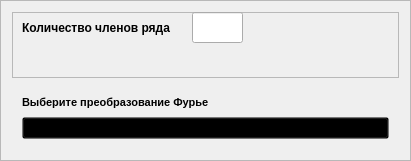
                    <widget class="QFrame" name="frame_19">
                     <property name="geometry">
                      <rect>
                       <x>20</x>
                       <y>10</y>
                       <width>411</width>
                       <height>161</height>
                      </rect>
                     </property>
                     <property name="frameShape">
                      <enum>QFrame::StyledPanel</enum>
                     </property>
                     <property name="frameShadow">
                      <enum>QFrame::Raised</enum>
                     </property>
                     <layout class="QVBoxLayout" name="verticalLayout_16">
                      <item>
                       <widget class="QFrame" name="frame_20">
                        <property name="frameShape">
                         <enum>QFrame::StyledPanel</enum>
                        </property>
                        <property name="frameShadow">
                         <enum>QFrame::Raised</enum>
                        </property>
                        <widget class="QLabel" name="label_17">
                         <property name="geometry">
                          <rect>
                           <x>10</x>
                           <y>0</y>
                           <width>160</width>
                           <height>31</height>
                          </rect>
                         </property>
                         <property name="font">
                          <font>
                           <family>Segoe UI</family>
                           <weight>75</weight>
                           <bold>true</bold>
                          </font>
                         </property>
                         <property name="styleSheet">
                          <string notr="true">color: rgb(0, 0, 0);</string>
                         </property>
                         <property name="text">
                          <string>Количество членов ряда</string>
                         </property>
                        </widget>
                        <widget class="QLineEdit" name="lineEdit_15">
                         <property name="geometry">
                          <rect>
                           <x>180</x>
                           <y>0</y>
                           <width>51</width>
                           <height>31</height>
                          </rect>
                         </property>
                         <property name="styleSheet">
                          <string notr="true">color: rgb(0, 0, 0);</string>
                         </property>
                        </widget>
                       </widget>
                      </item>
                      <item>
                       <widget class="QFrame" name="frame_21">
                        <property name="palette">
                         <palette>
                          <active>
                           <colorrole role="WindowText">
                            <brush brushstyle="SolidPattern">
                             <color alpha="255">
                              <red>210</red>
                              <green>210</green>
                              <blue>210</blue>
                             </color>
                            </brush>
                           </colorrole>
                           <colorrole role="Button">
                            <brush brushstyle="SolidPattern">
                             <color alpha="0">
                              <red>0</red>
                              <green>0</green>
                              <blue>0</blue>
                             </color>
                            </brush>
                           </colorrole>
                           <colorrole role="Text">
                            <brush brushstyle="SolidPattern">
                             <color alpha="255">
                              <red>210</red>
                              <green>210</green>
                              <blue>210</blue>
                             </color>
                            </brush>
                           </colorrole>
                           <colorrole role="ButtonText">
                            <brush brushstyle="SolidPattern">
                             <color alpha="255">
                              <red>210</red>
                              <green>210</green>
                              <blue>210</blue>
                             </color>
                            </brush>
                           </colorrole>
                           <colorrole role="Base">
                            <brush brushstyle="SolidPattern">
                             <color alpha="0">
                              <red>0</red>
                              <green>0</green>
                              <blue>0</blue>
                             </color>
                            </brush>
                           </colorrole>
                           <colorrole role="Window">
                            <brush brushstyle="SolidPattern">
                             <color alpha="0">
                              <red>0</red>
                              <green>0</green>
                              <blue>0</blue>
                             </color>
                            </brush>
                           </colorrole>
                          </active>
                          <inactive>
                           <colorrole role="WindowText">
                            <brush brushstyle="SolidPattern">
                             <color alpha="255">
                              <red>210</red>
                              <green>210</green>
                              <blue>210</blue>
                             </color>
                            </brush>
                           </colorrole>
                           <colorrole role="Button">
                            <brush brushstyle="SolidPattern">
                             <color alpha="0">
                              <red>0</red>
                              <green>0</green>
                              <blue>0</blue>
                             </color>
                            </brush>
                           </colorrole>
                           <colorrole role="Text">
                            <brush brushstyle="SolidPattern">
                             <color alpha="255">
                              <red>210</red>
                              <green>210</green>
                              <blue>210</blue>
                             </color>
                            </brush>
                           </colorrole>
                           <colorrole role="ButtonText">
                            <brush brushstyle="SolidPattern">
                             <color alpha="255">
                              <red>210</red>
                              <green>210</green>
                              <blue>210</blue>
                             </color>
                            </brush>
                           </colorrole>
                           <colorrole role="Base">
                            <brush brushstyle="SolidPattern">
                             <color alpha="0">
                              <red>0</red>
                              <green>0</green>
                              <blue>0</blue>
                             </color>
                            </brush>
                           </colorrole>
                           <colorrole role="Window">
                            <brush brushstyle="SolidPattern">
                             <color alpha="0">
                              <red>0</red>
                              <green>0</green>
                              <blue>0</blue>
                             </color>
                            </brush>
                           </colorrole>
                          </inactive>
                          <disabled>
                           <colorrole role="WindowText">
                            <brush brushstyle="SolidPattern">
                             <color alpha="255">
                              <red>210</red>
                              <green>210</green>
                              <blue>210</blue>
                             </color>
                            </brush>
                           </colorrole>
                           <colorrole role="Button">
                            <brush brushstyle="SolidPattern">
                             <color alpha="0">
                              <red>0</red>
                              <green>0</green>
                              <blue>0</blue>
                             </color>
                            </brush>
                           </colorrole>
                           <colorrole role="Text">
                            <brush brushstyle="SolidPattern">
                             <color alpha="255">
                              <red>210</red>
                              <green>210</green>
                              <blue>210</blue>
                             </color>
                            </brush>
                           </colorrole>
                           <colorrole role="ButtonText">
                            <brush brushstyle="SolidPattern">
                             <color alpha="255">
                              <red>210</red>
                              <green>210</green>
                              <blue>210</blue>
                             </color>
                            </brush>
                           </colorrole>
                           <colorrole role="Base">
                            <brush brushstyle="SolidPattern">
                             <color alpha="0">
                              <red>0</red>
                              <green>0</green>
                              <blue>0</blue>
                             </color>
                            </brush>
                           </colorrole>
                           <colorrole role="Window">
                            <brush brushstyle="SolidPattern">
                             <color alpha="0">
                              <red>0</red>
                              <green>0</green>
                              <blue>0</blue>
                             </color>
                            </brush>
                           </colorrole>
                          </disabled>
                         </palette>
                        </property>
                        <property name="frameShape">
                         <enum>QFrame::StyledPanel</enum>
                        </property>
                        <property name="frameShadow">
                         <enum>QFrame::Raised</enum>
                        </property>
                        <layout class="QVBoxLayout" name="verticalLayout_17">
                         <item>
                          <widget class="QLabel" name="label_18">
                           <property name="font">
                            <font>
                             <family>Segoe UI</family>
                             <pointsize>8</pointsize>
                             <weight>75</weight>
                             <italic>false</italic>
                             <bold>true</bold>
                            </font>
                           </property>
                           <property name="styleSheet">
                            <string notr="true">color: rgb(0, 0, 0);</string>
                           </property>
                           <property name="text">
                            <string>Выберите преобразование Фурье</string>
                           </property>
                          </widget>
                         </item>
                         <item>
                          <widget class="QComboBox" name="comboBox_choiceModel">
                           <property name="palette">
                            <palette>
                             <active>
                              <colorrole role="WindowText">
                               <brush brushstyle="SolidPattern">
                                <color alpha="255">
                                 <red>0</red>
                                 <green>0</green>
                                 <blue>0</blue>
                                </color>
                               </brush>
                              </colorrole>
                              <colorrole role="Button">
                               <brush brushstyle="SolidPattern">
                                <color alpha="0">
                                 <red>0</red>
                                 <green>0</green>
                                 <blue>0</blue>
                                </color>
                               </brush>
                              </colorrole>
                              <colorrole role="Text">
                               <brush brushstyle="SolidPattern">
                                <color alpha="255">
                                 <red>0</red>
                                 <green>0</green>
                                 <blue>0</blue>
                                </color>
                               </brush>
                              </colorrole>
                              <colorrole role="ButtonText">
                               <brush brushstyle="SolidPattern">
                                <color alpha="255">
                                 <red>0</red>
                                 <green>0</green>
                                 <blue>0</blue>
                                </color>
                               </brush>
                              </colorrole>
                              <colorrole role="Base">
                               <brush brushstyle="SolidPattern">
                                <color alpha="0">
                                 <red>0</red>
                                 <green>0</green>
                                 <blue>0</blue>
                                </color>
                               </brush>
                              </colorrole>
                              <colorrole role="Window">
                               <brush brushstyle="SolidPattern">
                                <color alpha="0">
                                 <red>0</red>
                                 <green>0</green>
                                 <blue>0</blue>
                                </color>
                               </brush>
                              </colorrole>
                              <colorrole role="HighlightedText">
                               <brush brushstyle="SolidPattern">
                                <color alpha="255">
                                 <red>243</red>
                                 <green>243</green>
                                 <blue>243</blue>
                                </color>
                               </brush>
                              </colorrole>
                             </active>
                             <inactive>
                              <colorrole role="WindowText">
                               <brush brushstyle="SolidPattern">
                                <color alpha="255">
                                 <red>0</red>
                                 <green>0</green>
                                 <blue>0</blue>
                                </color>
                               </brush>
                              </colorrole>
                              <colorrole role="Button">
                               <brush brushstyle="SolidPattern">
                                <color alpha="0">
                                 <red>0</red>
                                 <green>0</green>
                                 <blue>0</blue>
                                </color>
                               </brush>
                              </colorrole>
                              <colorrole role="Text">
                               <brush brushstyle="SolidPattern">
                                <color alpha="255">
                                 <red>0</red>
                                 <green>0</green>
                                 <blue>0</blue>
                                </color>
                               </brush>
                              </colorrole>
                              <colorrole role="ButtonText">
                               <brush brushstyle="SolidPattern">
                                <color alpha="255">
                                 <red>0</red>
                                 <green>0</green>
                                 <blue>0</blue>
                                </color>
                               </brush>
                              </colorrole>
                              <colorrole role="Base">
                               <brush brushstyle="SolidPattern">
                                <color alpha="0">
                                 <red>0</red>
                                 <green>0</green>
                                 <blue>0</blue>
                                </color>
                               </brush>
                              </colorrole>
                              <colorrole role="Window">
                               <brush brushstyle="SolidPattern">
                                <color alpha="0">
                                 <red>0</red>
                                 <green>0</green>
                                 <blue>0</blue>
                                </color>
                               </brush>
                              </colorrole>
                              <colorrole role="HighlightedText">
                               <brush brushstyle="SolidPattern">
                                <color alpha="255">
                                 <red>243</red>
                                 <green>243</green>
                                 <blue>243</blue>
                                </color>
                               </brush>
                              </colorrole>
                             </inactive>
                             <disabled>
                              <colorrole role="WindowText">
                               <brush brushstyle="SolidPattern">
                                <color alpha="255">
                                 <red>0</red>
                                 <green>0</green>
                                 <blue>0</blue>
                                </color>
                               </brush>
                              </colorrole>
                              <colorrole role="Button">
                               <brush brushstyle="SolidPattern">
                                <color alpha="0">
                                 <red>0</red>
                                 <green>0</green>
                                 <blue>0</blue>
                                </color>
                               </brush>
                              </colorrole>
                              <colorrole role="Text">
                               <brush brushstyle="SolidPattern">
                                <color alpha="255">
                                 <red>0</red>
                                 <green>0</green>
                                 <blue>0</blue>
                                </color>
                               </brush>
                              </colorrole>
                              <colorrole role="ButtonText">
                               <brush brushstyle="SolidPattern">
                                <color alpha="255">
                                 <red>0</red>
                                 <green>0</green>
                                 <blue>0</blue>
                                </color>
                               </brush>
                              </colorrole>
                              <colorrole role="Base">
                               <brush brushstyle="SolidPattern">
                                <color alpha="0">
                                 <red>0</red>
                                 <green>0</green>
                                 <blue>0</blue>
                                </color>
                               </brush>
                              </colorrole>
                              <colorrole role="Window">
                               <brush brushstyle="SolidPattern">
                                <color alpha="0">
                                 <red>0</red>
                                 <green>0</green>
                                 <blue>0</blue>
                                </color>
                               </brush>
                              </colorrole>
                              <colorrole role="HighlightedText">
                               <brush brushstyle="SolidPattern">
                                <color alpha="255">
                                 <red>243</red>
                                 <green>243</green>
                                 <blue>243</blue>
                                </color>
                               </brush>
                              </colorrole>
                             </disabled>
                            </palette>
                           </property>
                           <property name="contextMenuPolicy">
                            <enum>Qt::NoContextMenu</enum>
                           </property>
                           <property name="styleSheet">
                            <string notr="true">QComboBox{
	background-color: transparent;
	border-radius: 5px;
	border: 2px solid rgb(27, 29, 35);
	padding: 5px;
	padding-left: 10px;
    color: rgb(0, 0, 0);	
}
QComboBox:hover{
	border: 2px solid rgb(64, 71, 88);
}
QComboBox QAbstractItemView {
	color: rgb(0, 0, 0);	
	background-color: rgb(210, 210, 210);
	padding: 10px;
	selection-background-color: rgb(39, 44, 54);
}
background: transparent;
color: rgb(0, 0, 0);
selection-color: rgb(243, 243, 243);</string>
                           </property>
                           <property name="sizeAdjustPolicy">
                            <enum>QComboBox::AdjustToContentsOnFirstShow</enum>
                           </property>
                           <item>
                            <property name="text">
                             <string>Дискретное</string>
                            </property>
                           </item>
                           <item>
                            <property name="text">
                             <string>Быстрое</string>
                            </property>
                           </item>
                          </widget>
                         </item>
                        </layout>
                       </widget>
                      </item>
                     </layout>
                    </widget>
